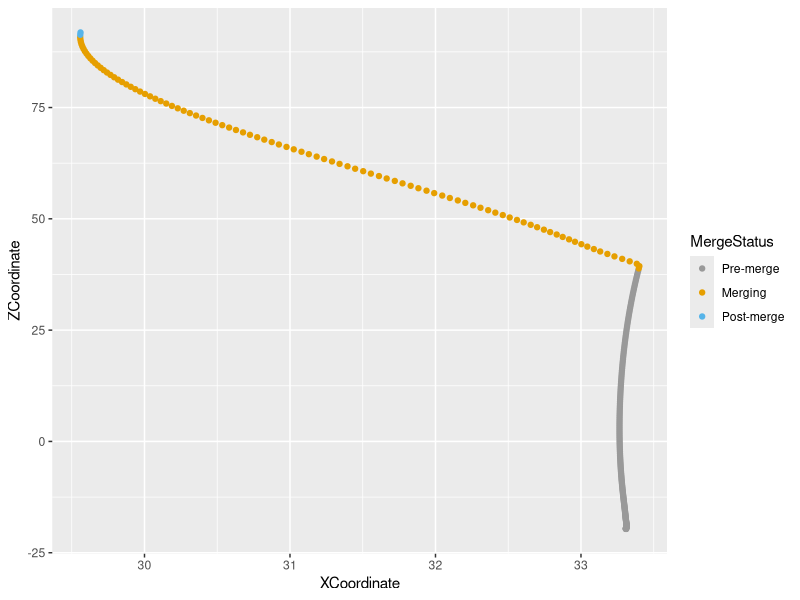

Recreate this plot in R.
# Author: Rebecca Kahn
# Date: Spring 2021
# Purpose: Graph of Trajectory vs Merge Status (directory profile)

rm(list = ls())
library(ggplot2)

data <- read.csv("tp1618317296.csv")
dim(data)
data <- na.omit(data)
dim(data)
data <- data[0:266,]

attach(data)

# Rotated X Point: X-Coord * COS(2PI - Bearing) - Z-Coord * SIN(2PI - Bearing)
# Rotated Y Point: X-Coord * SIN(2PI - Bearing) + Z-Coord * COS(2PI - Bearing)

XCoordinate <- data$X.Coord * cos(2*pi - data$Bearing) - data$Y.Coord * sin(2*pi - data$Bearing)
ZCoordinate <- data$X.Coord * sin(2*pi - data$Bearing) + data$Y.Coord * cos(2*pi - data$Bearing)

trajecX <- rbind(XCoordinate, ZCoordinate)

MergeStatus <- as.factor(Current.State)

p <- ggplot(data, aes(x=XCoordinate, y=ZCoordinate, color=MergeStatus)) + geom_point() + scale_color_manual(breaks = c("0", "1", "2"), labels=c("Pre-merge", "Merging", "Post-merge"), values=c("#999999", "#E69F00", "#56B4E9"))
print(p)
